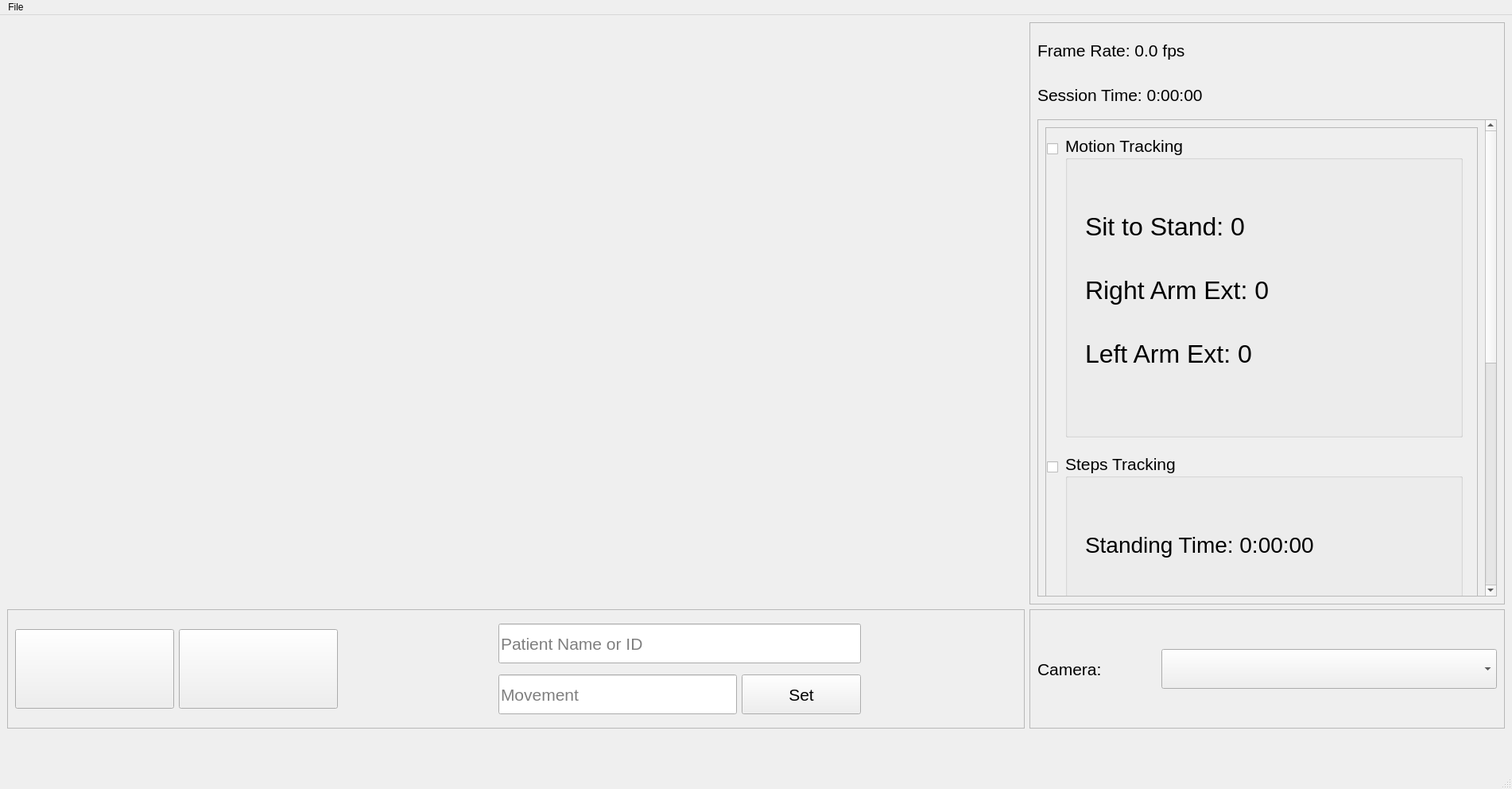
<?xml version="1.0" encoding="UTF-8"?>
<ui version="4.0">
 <class>MainWindow</class>
 <widget class="QMainWindow" name="MainWindow">
  <property name="geometry">
   <rect>
    <x>0</x>
    <y>0</y>
    <width>1902</width>
    <height>992</height>
   </rect>
  </property>
  <property name="windowTitle">
   <string>MainWindow</string>
  </property>
  <widget class="QWidget" name="centralwidget">
   <layout class="QGridLayout" name="gridLayout">
    <item row="0" column="0">
     <widget class="QLabel" name="img_label">
      <property name="minimumSize">
       <size>
        <width>1280</width>
        <height>720</height>
       </size>
      </property>
      <property name="text">
       <string/>
      </property>
     </widget>
    </item>
    <item row="1" column="0">
     <widget class="QFrame" name="frame">
      <property name="minimumSize">
       <size>
        <width>0</width>
        <height>150</height>
       </size>
      </property>
      <property name="frameShape">
       <enum>QFrame::StyledPanel</enum>
      </property>
      <property name="frameShadow">
       <enum>QFrame::Raised</enum>
      </property>
      <layout class="QGridLayout" name="gridLayout_2">
       <item row="0" column="3" colspan="2">
        <widget class="QLineEdit" name="name_id_lineEdit">
         <property name="minimumSize">
          <size>
           <width>450</width>
           <height>50</height>
          </size>
         </property>
         <property name="font">
          <font>
           <pointsize>16</pointsize>
          </font>
         </property>
         <property name="placeholderText">
          <string>Patient Name or ID</string>
         </property>
        </widget>
       </item>
       <item row="0" column="2" rowspan="2">
        <spacer name="horizontalSpacer">
         <property name="orientation">
          <enum>Qt::Horizontal</enum>
         </property>
         <property name="sizeHint" stdset="0">
          <size>
           <width>40</width>
           <height>20</height>
          </size>
         </property>
        </spacer>
       </item>
       <item row="1" column="3">
        <widget class="QLineEdit" name="movement_lineEdit">
         <property name="minimumSize">
          <size>
           <width>300</width>
           <height>50</height>
          </size>
         </property>
         <property name="font">
          <font>
           <pointsize>16</pointsize>
          </font>
         </property>
         <property name="placeholderText">
          <string>Movement</string>
         </property>
        </widget>
       </item>
       <item row="0" column="0" rowspan="2">
        <widget class="QPushButton" name="start_pushButton">
         <property name="minimumSize">
          <size>
           <width>200</width>
           <height>100</height>
          </size>
         </property>
         <property name="font">
          <font>
           <pointsize>18</pointsize>
          </font>
         </property>
         <property name="text">
          <string/>
         </property>
        </widget>
       </item>
       <item row="0" column="1" rowspan="2">
        <widget class="QPushButton" name="pause_pushButton">
         <property name="minimumSize">
          <size>
           <width>200</width>
           <height>100</height>
          </size>
         </property>
         <property name="font">
          <font>
           <pointsize>18</pointsize>
          </font>
         </property>
         <property name="text">
          <string/>
         </property>
        </widget>
       </item>
       <item row="1" column="4">
        <widget class="QPushButton" name="movement_set_pushButton">
         <property name="minimumSize">
          <size>
           <width>150</width>
           <height>50</height>
          </size>
         </property>
         <property name="font">
          <font>
           <pointsize>16</pointsize>
          </font>
         </property>
         <property name="text">
          <string>Set</string>
         </property>
         <property name="checkable">
          <bool>true</bool>
         </property>
        </widget>
       </item>
       <item row="0" column="5" rowspan="2">
        <spacer name="horizontalSpacer_2">
         <property name="orientation">
          <enum>Qt::Horizontal</enum>
         </property>
         <property name="sizeHint" stdset="0">
          <size>
           <width>40</width>
           <height>20</height>
          </size>
         </property>
        </spacer>
       </item>
      </layout>
     </widget>
    </item>
    <item row="0" column="1">
     <widget class="QFrame" name="frame_2">
      <property name="maximumSize">
       <size>
        <width>800</width>
        <height>800</height>
       </size>
      </property>
      <property name="frameShape">
       <enum>QFrame::StyledPanel</enum>
      </property>
      <property name="frameShadow">
       <enum>QFrame::Raised</enum>
      </property>
      <layout class="QVBoxLayout" name="verticalLayout_2">
       <item>
        <widget class="QLabel" name="framerate_label">
         <property name="minimumSize">
          <size>
           <width>0</width>
           <height>50</height>
          </size>
         </property>
         <property name="font">
          <font>
           <pointsize>16</pointsize>
          </font>
         </property>
         <property name="text">
          <string>Frame Rate: 0.0 fps</string>
         </property>
        </widget>
       </item>
       <item>
        <widget class="QLabel" name="sessiontime_label">
         <property name="minimumSize">
          <size>
           <width>0</width>
           <height>50</height>
          </size>
         </property>
         <property name="font">
          <font>
           <pointsize>16</pointsize>
          </font>
         </property>
         <property name="text">
          <string>Session Time: 0:00:00</string>
         </property>
        </widget>
       </item>
       <item>
        <widget class="QScrollArea" name="scrollArea">
         <property name="minimumSize">
          <size>
           <width>0</width>
           <height>600</height>
          </size>
         </property>
         <property name="widgetResizable">
          <bool>true</bool>
         </property>
         <widget class="QWidget" name="scrollAreaWidgetContents">
          <property name="geometry">
           <rect>
            <x>0</x>
            <y>0</y>
            <width>573</width>
            <height>1162</height>
           </rect>
          </property>
          <layout class="QVBoxLayout" name="verticalLayout">
           <item>
            <widget class="QFrame" name="frame_3">
             <property name="minimumSize">
              <size>
               <width>525</width>
               <height>1150</height>
              </size>
             </property>
             <property name="frameShape">
              <enum>QFrame::StyledPanel</enum>
             </property>
             <property name="frameShadow">
              <enum>QFrame::Raised</enum>
             </property>
             <widget class="QGroupBox" name="motion_tracking_groupBox">
              <property name="geometry">
               <rect>
                <x>25</x>
                <y>10</y>
                <width>500</width>
                <height>380</height>
               </rect>
              </property>
              <property name="font">
               <font>
                <pointsize>16</pointsize>
               </font>
              </property>
              <property name="title">
               <string>Motion Tracking</string>
              </property>
              <widget class="QLabel" name="sit_to_stand_count_label">
               <property name="geometry">
                <rect>
                 <x>25</x>
                 <y>80</y>
                 <width>450</width>
                 <height>70</height>
                </rect>
               </property>
               <property name="font">
                <font>
                 <pointsize>24</pointsize>
                </font>
               </property>
               <property name="text">
                <string>Sit to Stand: 0</string>
               </property>
              </widget>
              <widget class="QLabel" name="right_arm_ext_count_label">
               <property name="geometry">
                <rect>
                 <x>25</x>
                 <y>160</y>
                 <width>450</width>
                 <height>70</height>
                </rect>
               </property>
               <property name="font">
                <font>
                 <pointsize>24</pointsize>
                </font>
               </property>
               <property name="text">
                <string>Right Arm Ext: 0</string>
               </property>
              </widget>
              <widget class="QLabel" name="left_arm_ext_count_label">
               <property name="geometry">
                <rect>
                 <x>25</x>
                 <y>240</y>
                 <width>450</width>
                 <height>70</height>
                </rect>
               </property>
               <property name="font">
                <font>
                 <pointsize>24</pointsize>
                </font>
               </property>
               <property name="text">
                <string>Left Arm Ext: 0</string>
               </property>
              </widget>
             </widget>
             <widget class="QGroupBox" name="steps_tracking_groupBox">
              <property name="geometry">
               <rect>
                <x>25</x>
                <y>410</y>
                <width>500</width>
                <height>380</height>
               </rect>
              </property>
              <property name="font">
               <font>
                <pointsize>16</pointsize>
               </font>
              </property>
              <property name="title">
               <string>Steps Tracking</string>
              </property>
              <widget class="QLabel" name="right_steps_count_label">
               <property name="geometry">
                <rect>
                 <x>25</x>
                 <y>160</y>
                 <width>450</width>
                 <height>70</height>
                </rect>
               </property>
               <property name="font">
                <font>
                 <pointsize>24</pointsize>
                </font>
               </property>
               <property name="text">
                <string>Right Steps: 0</string>
               </property>
              </widget>
              <widget class="QLabel" name="left_steps_count_label">
               <property name="geometry">
                <rect>
                 <x>25</x>
                 <y>240</y>
                 <width>450</width>
                 <height>70</height>
                </rect>
               </property>
               <property name="font">
                <font>
                 <pointsize>24</pointsize>
                </font>
               </property>
               <property name="text">
                <string>Left Steps: 0</string>
               </property>
              </widget>
              <widget class="QLabel" name="standing_time_label">
               <property name="geometry">
                <rect>
                 <x>25</x>
                 <y>80</y>
                 <width>450</width>
                 <height>70</height>
                </rect>
               </property>
               <property name="font">
                <font>
                 <pointsize>21</pointsize>
                </font>
               </property>
               <property name="text">
                <string>Standing Time: 0:00:00</string>
               </property>
              </widget>
             </widget>
             <widget class="QGroupBox" name="hand_tracking_groupBox">
              <property name="geometry">
               <rect>
                <x>25</x>
                <y>810</y>
                <width>500</width>
                <height>280</height>
               </rect>
              </property>
              <property name="font">
               <font>
                <pointsize>16</pointsize>
               </font>
              </property>
              <property name="title">
               <string>Hand Tracking</string>
              </property>
              <widget class="QLabel" name="right_hand_count_label">
               <property name="geometry">
                <rect>
                 <x>25</x>
                 <y>80</y>
                 <width>450</width>
                 <height>70</height>
                </rect>
               </property>
               <property name="font">
                <font>
                 <pointsize>24</pointsize>
                </font>
               </property>
               <property name="text">
                <string>Right Hand: 0</string>
               </property>
              </widget>
              <widget class="QLabel" name="left_hand_count_label">
               <property name="geometry">
                <rect>
                 <x>25</x>
                 <y>160</y>
                 <width>450</width>
                 <height>70</height>
                </rect>
               </property>
               <property name="font">
                <font>
                 <pointsize>24</pointsize>
                </font>
               </property>
               <property name="text">
                <string>Left Hand: 0</string>
               </property>
              </widget>
             </widget>
             <widget class="QCheckBox" name="motion_tracking_checkBox">
              <property name="geometry">
               <rect>
                <x>2</x>
                <y>15</y>
                <width>25</width>
                <height>25</height>
               </rect>
              </property>
              <property name="text">
               <string/>
              </property>
             </widget>
             <widget class="QCheckBox" name="steps_tracking_checkBox">
              <property name="geometry">
               <rect>
                <x>2</x>
                <y>415</y>
                <width>25</width>
                <height>25</height>
               </rect>
              </property>
              <property name="text">
               <string/>
              </property>
             </widget>
             <widget class="QCheckBox" name="hand_tracking_checkBox">
              <property name="geometry">
               <rect>
                <x>2</x>
                <y>815</y>
                <width>25</width>
                <height>25</height>
               </rect>
              </property>
              <property name="text">
               <string/>
              </property>
             </widget>
            </widget>
           </item>
          </layout>
         </widget>
        </widget>
       </item>
      </layout>
     </widget>
    </item>
    <item row="1" column="1">
     <widget class="QFrame" name="frame_4">
      <property name="maximumSize">
       <size>
        <width>800</width>
        <height>200</height>
       </size>
      </property>
      <property name="frameShape">
       <enum>QFrame::StyledPanel</enum>
      </property>
      <property name="frameShadow">
       <enum>QFrame::Raised</enum>
      </property>
      <layout class="QHBoxLayout" name="horizontalLayout_2">
       <item>
        <widget class="QLabel" name="source_label">
         <property name="minimumSize">
          <size>
           <width>0</width>
           <height>0</height>
          </size>
         </property>
         <property name="maximumSize">
          <size>
           <width>150</width>
           <height>16777215</height>
          </size>
         </property>
         <property name="font">
          <font>
           <pointsize>16</pointsize>
          </font>
         </property>
         <property name="text">
          <string>Camera:</string>
         </property>
        </widget>
       </item>
       <item>
        <widget class="QComboBox" name="source_comboBox">
         <property name="minimumSize">
          <size>
           <width>0</width>
           <height>50</height>
          </size>
         </property>
         <property name="font">
          <font>
           <pointsize>16</pointsize>
          </font>
         </property>
        </widget>
       </item>
      </layout>
     </widget>
    </item>
    <item row="2" column="0" colspan="2">
     <spacer name="verticalSpacer">
      <property name="orientation">
       <enum>Qt::Vertical</enum>
      </property>
      <property name="sizeHint" stdset="0">
       <size>
        <width>20</width>
        <height>40</height>
       </size>
      </property>
     </spacer>
    </item>
   </layout>
  </widget>
  <widget class="QMenuBar" name="menubar">
   <property name="geometry">
    <rect>
     <x>0</x>
     <y>0</y>
     <width>1902</width>
     <height>18</height>
    </rect>
   </property>
   <widget class="QMenu" name="menuFile">
    <property name="title">
     <string>File</string>
    </property>
    <widget class="QMenu" name="menuSettings">
     <property name="title">
      <string>Settings</string>
     </property>
     <addaction name="actionGenerate_CSV_File"/>
     <addaction name="actionBlur_Faces"/>
     <addaction name="actionSmooth_Motion_Tracking"/>
     <addaction name="actionHide_Video"/>
     <addaction name="actionCoral_TPU"/>
     <addaction name="separator"/>
     <addaction name="actionAdjust_Thresholds"/>
    </widget>
    <addaction name="actionOpen"/>
    <addaction name="actionWebcam"/>
    <addaction name="menuSettings"/>
   </widget>
   <addaction name="menuFile"/>
  </widget>
  <widget class="QStatusBar" name="statusbar"/>
  <action name="actionOpen">
   <property name="text">
    <string>Open</string>
   </property>
  </action>
  <action name="actionWebcam">
   <property name="text">
    <string>Webcam</string>
   </property>
  </action>
  <action name="actionGenerate_CSV_File">
   <property name="checkable">
    <bool>true</bool>
   </property>
   <property name="checked">
    <bool>true</bool>
   </property>
   <property name="text">
    <string>Generate CSV File</string>
   </property>
  </action>
  <action name="actionAdjust_Thresholds">
   <property name="text">
    <string>Adjust Thresholds</string>
   </property>
  </action>
  <action name="actionBlur_Faces">
   <property name="checkable">
    <bool>true</bool>
   </property>
   <property name="checked">
    <bool>true</bool>
   </property>
   <property name="text">
    <string>Blur Faces</string>
   </property>
  </action>
  <action name="actionSmooth_Motion_Tracking">
   <property name="checkable">
    <bool>true</bool>
   </property>
   <property name="checked">
    <bool>true</bool>
   </property>
   <property name="text">
    <string>Smooth Motion Tracking</string>
   </property>
  </action>
  <action name="actionHide_Video">
   <property name="checkable">
    <bool>true</bool>
   </property>
   <property name="text">
    <string>Hide Video</string>
   </property>
  </action>
  <action name="actionCoral_TPU">
   <property name="checkable">
    <bool>true</bool>
   </property>
   <property name="text">
    <string>Coral TPU</string>
   </property>
  </action>
 </widget>
 <resources/>
 <connections/>
</ui>
